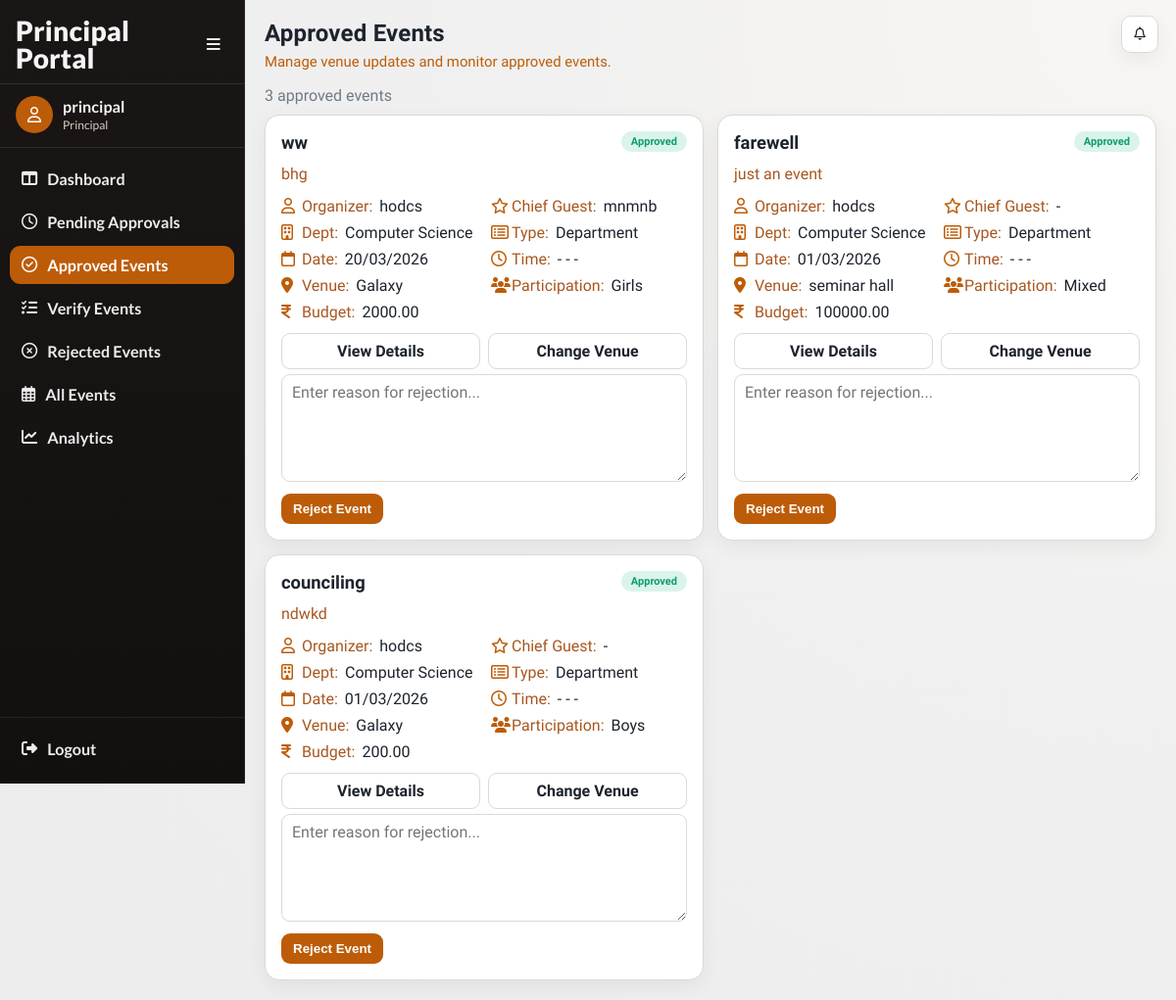
The app's page /events/principal/approved/ (signed in), older data.
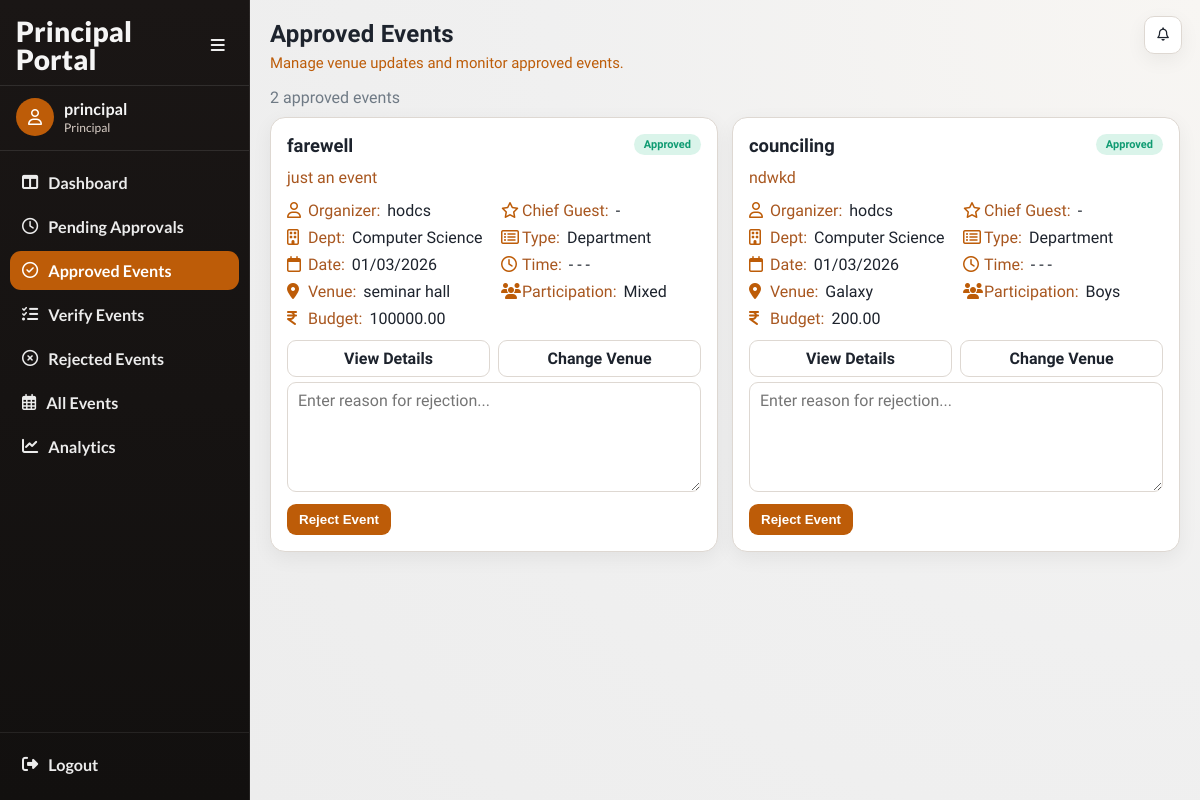
The same page, newer data.
### events/models.py (models this page shows, shortened)
class Event(models.Model):
    CATEGORY_CHOICES = (
        ('department', 'Department'),
        ('nss', 'NSS'),
        ('ncc', 'NCC'),
        ('union', 'Union'),
        ('other', 'Other'),
    )
    PARTICIPATION_CHOICES = (
        ('boys', 'Boys'),
        ('girls', 'Girls'),
        ('mixed', 'Mixed'),
    )
    STATUS_CHOICES = (
        ('pending', 'Pending Approval'),
        ('approved', 'Approved'),
        ('rejected', 'Rejected'),
        ('completed', 'Completed'),
        ('verified', 'Verified'),
        ('cancelled', 'Cancelled'),
    )
    title = models.CharField(max_length=200)
    category = models.CharField(max_length=20, choices=CATEGORY_CHOICES)
    created_by = models.ForeignKey(
        settings.AUTH_USER_MODEL,
        on_delete=models.CASCADE
    )
    department = models.ForeignKey(
    Department,
    on_delete=models.SET_NULL,
    null=True,
    blank=True
    )
    participation_type = models.CharField(
        max_length=20,
        choices=PARTICIPATION_CHOICES
    )
    chief_guest = models.CharField(max_length=200, blank=True, null=True)
    budget = models.DecimalField(max_digits=10, decimal_places=2)
    venue = models.ForeignKey(
    Venue,
    on_delete=models.PROTECT
    )
    start_date = models.DateField()
    end_date = models.DateField()
    start_time = models.TimeField(null=True, blank=True)
    end_time = models.TimeField(null=True, blank=True)
    description = models.TextField()
    tags = models.ManyToManyField(Tag, blank=True)
    status = models.CharField(
        max_length=20,
        choices=STATUS_CHOICES,
        default='pending'
    )
    principal_remark = models.TextField(blank=True, null=True)
    created_at = models.DateTimeField(auto_now_add=True)
    report_text = models.TextField(blank=True, null=True)
    attendance_file = models.FileField(
        upload_to='attendance/',
        blank=True,
        null=True
    )
    completed_at = models.DateTimeField(blank=True, null=True)

class Department(models.Model):
    name = models.CharField(max_length=100, unique=True)
    def __str__(self):
        return self.name

class Venue(models.Model):
    name = models.CharField(max_length=100, unique=True)
    def __str__(self):
        return self.name

### accounts/models.py (models this page shows, shortened)
class User(AbstractUser):
    ROLE_CHOICES = (
        ('faculty', 'Faculty'),
        ('principal', 'Principal'),
        ('admin', 'Admin'),
    )
    SUB_ROLE_CHOICES = (
        ('hod', 'HOD'),
        ('nss', 'NSS In-Charge'),
        ('ncc', 'NCC In-Charge'),
        ('union', 'Union In-Charge'),
        ('other', 'Other In-Charge'),
    )
    role = models.CharField(max_length=20, choices=ROLE_CHOICES)
    sub_role = models.CharField(
        max_length=20,
        choices=SUB_ROLE_CHOICES,
        blank=True,
        null=True
    )
    department = models.ForeignKey(
    'events.Department',
    on_delete=models.SET_NULL,
    null=True,
    blank=True
    )

### events/views.py (the view)
@login_required(login_url='/login/')
def principal_approved_events(request):
    if request.user.role != 'principal':
        return redirect('login')
    today = timezone.now().date()
    approved_events = Event.objects.filter(
        status='approved'
    ).order_by('-start_date')
    context = {
        'approved_events': approved_events,
        'today': today,
        'active_nav': 'principal-approved',
    }
    return render(
        request,
        'events/principal_approved.html',
        context
    )

### events/templates/events/principal_approved.html (shortened to what this page needs)
{% extends "base.html" %}
{% load event_extras %}
{% block page_title %}Approved Events{% endblock %}
{% block page_subtitle %}Manage venue updates and monitor approved events.{% endblock %}
{% block content %}
{% include "events/partials/principal_approved_list.html" %}
{% endblock %}

### events/templates/events/partials/principal_approved_list.html (shortened to what this page needs)
<div class="muted" style="margin-bottom: 10px;">{{ approved_events|length }} approved event{{ approved_events|pluralize }}</div>
<section class="event-grid">
    {% for e in approved_events %}
        <article class="event-card">
            {% include "events/partials/event_detail_card_body.html" with event=e %}
            <div class="action-row">
                <a class="btn secondary" href="{% url 'event_detail' e.id %}">View Details</a>
                <a class="btn secondary" href="{% url 'change_event_venue' e.id %}">Change Venue</a>
            </div>
            <form method="POST" action="{% url 'principal_event_action' e.id 'reject' %}">
                <textarea name="remark"
                        placeholder="Enter reason for rejection..."
                        required
                        class="form-control mb-2"></textarea>
                <button type="submit" class="btn btn-danger btn-sm">
                    Reject Event
                </button>
            </form>
        </article>
    {% empty %}
        <article class="event-card"><p class="muted" style="margin:0;">No approved events.</p></article>
    {% endfor %}
</section>

### events/templates/events/partials/event_detail_card_body.html (shortened to what this page needs)
{% load event_extras %}
<div class="event-head">
    <h3 class="event-title">
        <a href="{% url 'event_detail' event.id %}">{{ event.title }}</a>
    </h3>
    <span class="chip {{ event.status }}">{{ event.status|title }}</span>
</div>
<p class="event-desc">{{ event.description|default:"No description provided."|truncatewords:22 }}</p>
<div class="meta-grid">
    <div class="meta-row"><i class="fa-regular fa-user"></i><span class="meta-label">Organizer:</span><span class="meta-value">{{ event.created_by.get_full_name|default:event.created_by.username }}</span></div>
    <div class="meta-row"><i class="fa-regular fa-star"></i><span class="meta-label">Chief Guest:</span><span class="meta-value">{{ event.chief_guest|default:"-" }}</span></div>
    <div class="meta-row"><i class="fa-regular fa-building"></i><span class="meta-label">Dept:</span><span class="meta-value">{{ event.department|default:"General" }}</span></div>
    <div class="meta-row"><i class="fa-regular fa-rectangle-list"></i><span class="meta-label">Type:</span><span class="meta-value">{{ event.category|title }}</span></div>
    <div class="meta-row"><i class="fa-regular fa-calendar"></i><span class="meta-label">Date:</span><span class="meta-value">{{ event.start_date|date:"d/m/Y" }}</span></div>
    <div class="meta-row"><i class="fa-regular fa-clock"></i><span class="meta-label">Time:</span><span class="meta-value">{% if event.start_time %}{{ event.start_time|time:"h:i A" }}{% else %}-{% endif %} - {% if event.end_time %}{{ event.end_time|time:"h:i A" }}{% else %}-{% endif %}</span></div>
    <div class="meta-row"><i class="fa-solid fa-location-dot"></i><span class="meta-label">Venue:</span><span class="meta-value">{{ event.venue }}</span></div>
    <div class="meta-row"><i class="fa-solid fa-users"></i><span class="meta-label">Participation:</span><span class="meta-value">{{ event.participation_type|title }}</span></div>
    <div class="meta-row"><i class="fa-solid fa-indian-rupee-sign"></i><span class="meta-label">Budget:</span><span class="meta-value">{{ event.budget }}</span></div>
</div>

Row changes from the older to the newer data that the page shows:
removed Event: title "ww", status "Approved", description "bhg", created_by.get_full_name "hodcs", chief_guest "mnmnb", department "Computer Science", category "Department", start_date "20/03/2026", venue "Galaxy", participation_type "Girls", budget "2000.00"
Text that changed along with them:
{{ approved_events|length }}: "3" → "2"
